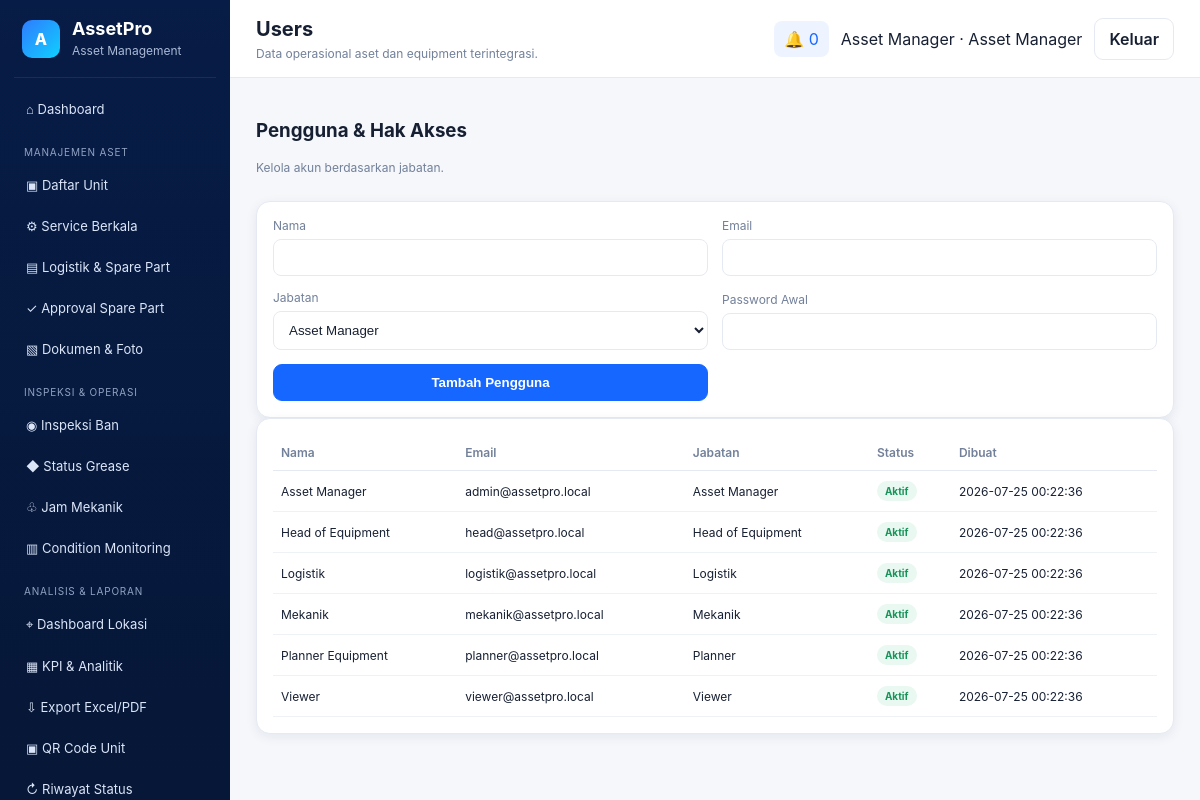
Page /dashboard.php?page=users (signed in) on the committed database.
### tables this page shows
CREATE TABLE users(id INT AUTO_INCREMENT PRIMARY KEY,name VARCHAR(100) NOT NULL,email VARCHAR(150) UNIQUE NOT NULL,password_hash VARCHAR(255) NOT NULL,role VARCHAR(30) DEFAULT 'manager',is_active TINYINT(1) DEFAULT 1,created_at TIMESTAMP DEFAULT CURRENT_TIMESTAMP);

### app/helpers.php (called while the page is built, shortened)
<?php
function e(?string $value): string { return htmlspecialchars($value ?? '', ENT_QUOTES, 'UTF-8'); }
function role_label(string $role): string { return ['asset_manager'=>'Asset Manager','head_equipment'=>'Head of Equipment','planner'=>'Planner','mechanic'=>'Mekanik','logistics'=>'Logistik','viewer'=>'Viewer','admin'=>'Asset Manager'][$role] ?? ucwords(str_replace('_',' ',$role)); }

### pages/users.php (the view)
<?php require_permission('users.manage'); $users=$pdo->query('SELECT id,name,email,role,is_active,created_at FROM users ORDER BY name')->fetchAll(); ?>
<div class="page-actions"><div><h3>Pengguna & Hak Akses</h3><p class="muted">Kelola akun berdasarkan jabatan.</p></div></div>
<div class="card panel"><form class="form-grid compact" method="post" action="actions/save_user.php"><input type="hidden" name="_csrf" value="<?=csrf_token()?>"><label>Nama<input name="name" required></label><label>Email<input type="email" name="email" required></label><label>Jabatan<select name="role"><?php foreach(['asset_manager','head_equipment','planner','mechanic','logistics','viewer'] as $r): ?><option value="<?=$r?>"><?=e(role_label($r))?></option><?php endforeach; ?></select></label><label>Password Awal<input type="password" name="password" minlength="8" required></label><button class="btn primary">Tambah Pengguna</button></form></div>
<div class="card panel"><table><thead><tr><th>Nama</th><th>Email</th><th>Jabatan</th><th>Status</th><th>Dibuat</th></tr></thead><tbody><?php foreach($users as $u): ?><tr><td><?=e($u['name'])?></td><td><?=e($u['email'])?></td><td><?=e(role_label($u['role']))?></td><td><span class="status <?=$u['is_active']?'st-green':'st-red'?>"><?=$u['is_active']?'Aktif':'Nonaktif'?></span></td><td><?=e($u['created_at'])?></td></tr><?php endforeach; ?></tbody></table></div>

### assets/css/app.css (style rules this page uses)
:root { --navy:#071c46;--blue:#1667ff;--green:#20b26b;--orange:#ff9b21;--red:#ef4444;--purple:#6d5dfc;--text:#172033;--muted:#72809a;--line:#e5eaf2;--bg:#f5f7fb;--card:#fff;--shadow:0 3px 12px rgba(20,35,70,.07);--radius:14px }
* { box-sizing:border-box }
body { margin:0;font-family:Inter,Segoe UI,Arial,sans-serif;background:var(--bg);color:var(--text) }
.card { background:var(--card);border:1px solid var(--line);border-radius:var(--radius);box-shadow:var(--shadow) }
.panel { padding:16px;overflow:auto }
.btn { border:1px solid var(--line);background:#fff;color:var(--text);border-radius:9px;padding:10px 14px;cursor:pointer;font-weight:600 }
.btn.primary { background:var(--blue);color:#fff;border-color:var(--blue) }
.page-actions { display:flex;justify-content:space-between;gap:12px;margin-bottom:14px }
table { width:100%;border-collapse:collapse;font-size:12px }
th { text-align:left;color:var(--muted);font-weight:600;padding:10px 8px;border-bottom:1px solid var(--line) }
td { padding:10px 8px;border-bottom:1px solid #eef1f6 }
.status { display:inline-block;padding:4px 8px;border-radius:999px;font-size:10px;font-weight:700 }
.st-green { background:#e9f8f0;color:#17945a }
.form-grid { display:grid;grid-template-columns:repeat(2,minmax(0,1fr));gap:14px }
.form-grid.compact { grid-template-columns:repeat(4,minmax(0,1fr));align-items:end }
.form-grid label { display:flex;flex-direction:column;gap:6px;font-size:12px;color:var(--muted) }
input,select,textarea { width:100%;padding:10px 11px;border:1px solid var(--line);border-radius:8px;background:#fff;color:var(--text) }
@media (max-width:1200px) { .form-grid.compact { grid-template-columns:repeat(2,1fr) } }
.muted { color:var(--muted);font-size:12px }

### rows in the picture
users: name "Asset Manager", email "admin@assetpro.local", is_active "Aktif", created_at "2026-07-25 00:22:36"
users: name "Head of Equipment", email "head@assetpro.local", role "Head of Equipment", is_active "Aktif", created_at "2026-07-25 00:22:36"
users: name "Logistik", email "logistik@assetpro.local", role "Logistik", is_active "Aktif", created_at "2026-07-25 00:22:36"
users: name "Mekanik", email "mekanik@assetpro.local", role "Mekanik", is_active "Aktif", created_at "2026-07-25 00:22:36"
users: name "Planner Equipment", email "planner@assetpro.local", role "Planner", is_active "Aktif", created_at "2026-07-25 00:22:36"
users: name "Viewer", email "viewer@assetpro.local", role "Viewer", is_active "Aktif", created_at "2026-07-25 00:22:36"

### other values in the picture
str_replace('-',' ',$page==='home'?'Dashboard Asset Manager':$page) "Users"
$unread "0"
current_user()['name'] "Asset Manager"
role_label(current_role()) "Asset Manager"
form field role "Asset Manager"
